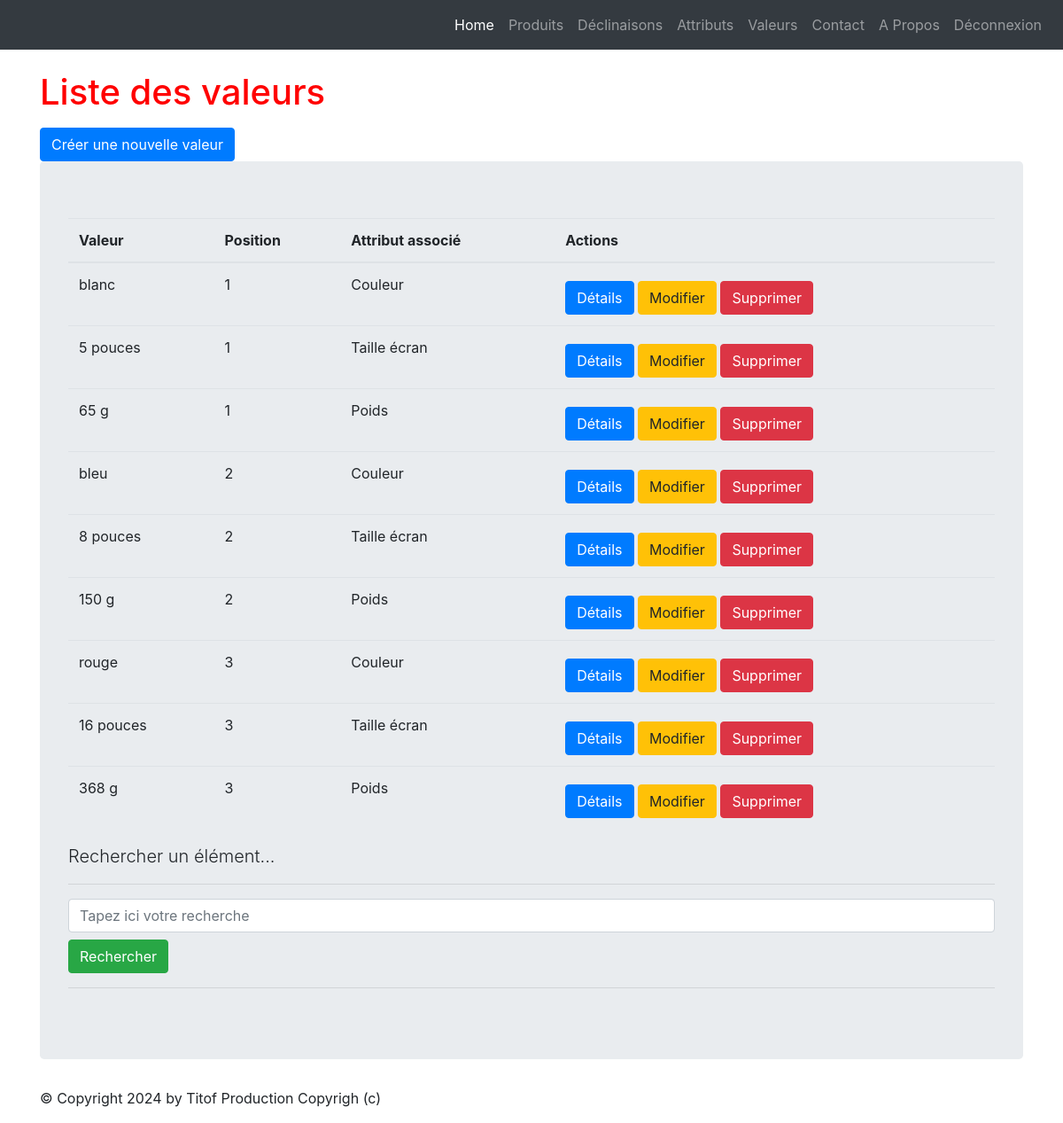
Screenshot of /monapp/values/list (signed in) with the database file from the repository.
### monapp/models.py (models this page shows, shortened)
class ProductAttributeValue(models.Model):
    class Meta:
        verbose_name = "Valeur attribut"
        ordering = ['position']
    value              = models.CharField(max_length=100)
    product_attribute  = models.ForeignKey('ProductAttribute', verbose_name="Unité", on_delete=models.CASCADE)
    position           = models.PositiveSmallIntegerField("Position", null=True, blank=True)

class ProductAttribute(models.Model):
    class Meta:
        verbose_name = "Attribut"
    name =  models.CharField(max_length=100)

### monapp/views.py (the view)
# urls.py: path("values/list",views.ProductAttributeValueListView.as_view() ,name='value-list'),
class ProductAttributeValueListView(ListView):
    model = ProductAttributeValue
    template_name = "monapp/list_values.html"
    context_object_name = "productattributevalues"
    def get_queryset(self ):
        query = self.request.GET.get('search')  # Récupérer le terme de recherche depuis la requête GET
        if query:
            return ProductAttributeValue.objects.filter(value__icontains=query)  # Filtre les produits par nom (insensible à la casse)
        return ProductAttributeValue.objects.all().select_related('product_attribute')
    def get_context_data(self, **kwargs):
        context = super(ProductAttributeValueListView, self).get_context_data(**kwargs)
        context['titremenu'] = "Liste des valeurs des attributs"
        return context

### templates/monapp/list_values.html (shortened to what this page needs)
{% extends 'monapp/base.html' %}
{% block menu %}
<h1>Liste des valeurs</h1>
<a href="{% url 'value-add' %}" class="btn btn-primary mt-2">Créer une nouvelle valeur</a>
{% endblock %}
{% block contenu %}
    <table class="table">
        <thead>
            <th>Valeur</th>
            <th>Position</th>
            <th>Attribut associé</th>
            <th>Actions</th>
        </thead>
        <tbody>
        {% for elem in productattributevalues %}
        <tr>
            <td>{{ elem.value }}</td>
            <td>{{ elem.position }}</td>
            <td>{{ elem.product_attribute.name }}</a></td>
            <td>
                <a href="{% url 'value-detail' elem.id %}" class="btn btn-primary mt-2">Détails</a>
                <a href="{% url 'value-update' elem.id %}" class="btn btn-warning mt-2">Modifier</a>
                <a href="{% url 'value-delete' elem.id %}" class="btn btn-danger mt-2">Supprimer</a>
            </td>
        </tr>
        {% endfor %}
        </tbody>
    </table>
     <p class="lead mb-3 ml-0">Rechercher un élément...</p>
     <hr/>
     <form method="GET" action="">
         <input class="form-control" type="text" name="search" placeholder="Tapez ici votre recherche" value="{{ request.GET.search }}">
         <button type="submit" class="btn btn-success mt-2">Rechercher</button>
     </form>
     <hr/>
{% endblock %}

### static/styles.css (style rules this page uses)
h1 { color: red ; }

### rows the page displays
ProductAttributeValue: value "blanc", position "1", product_attribute.name "Couleur"
ProductAttributeValue: value "5 pouces", position "1", product_attribute.name "Taille écran"
ProductAttributeValue: value "65 g", position "1", product_attribute.name "Poids"
ProductAttributeValue: value "bleu", position "2", product_attribute.name "Couleur"
ProductAttributeValue: value "8 pouces", position "2", product_attribute.name "Taille écran"
ProductAttributeValue: value "150 g", position "2", product_attribute.name "Poids"
ProductAttributeValue: value "rouge", position "3", product_attribute.name "Couleur"
ProductAttributeValue: value "16 pouces", position "3", product_attribute.name "Taille écran"
ProductAttributeValue: value "368 g", position "3", product_attribute.name "Poids"
